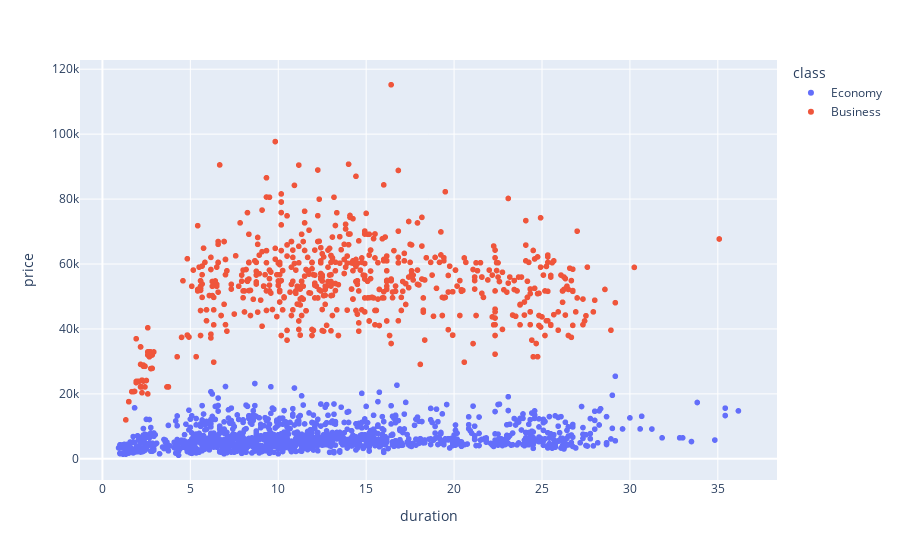

The notebook cell saved with this chart:
### Code cell
if SIMPLIFIED_PLOTS:
    fig = px.scatter(df_raw_sample, x="duration", y="price", color="class")
else:
    fig = px.scatter(df_raw, x="duration", y="price", color="class", marginal_y="violin", marginal_x="box", trendline="ols", template="simple_white")
fig.show()

### Figure 1 — Plotly figure (JSON) as saved in the notebook; plotly's stock layout.template omitted (floating-point values rounded to 4 significant figures; data arrays with more than 128 entries replaced by an {"elided": "..."} marker saying what was removed)
{"data": [{"hovertemplate": "class=Economy<br>duration=%{x}<br>price=%{y}<extra></extra>", "legendgroup": "Economy", "marker": {"color": "#636efa", "symbol": "circle"}, "mode": "markers", "name": "Economy", "showlegend": true, "type": "scattergl", "x": {"elided": "1326 float values"}, "xaxis": "x", "y": {"elided": "1326 int values"}, "yaxis": "y"}, {"hovertemplate": "class=Business<br>duration=%{x}<br>price=%{y}<extra></extra>", "legendgroup": "Business", "marker": {"color": "#EF553B", "symbol": "circle"}, "mode": "markers", "name": "Business", "showlegend": true, "type": "scattergl", "x": {"elided": "674 float values"}, "xaxis": "x", "y": {"elided": "674 int values"}, "yaxis": "y"}], "layout": {"legend": {"title": {"text": "class"}, "tracegroupgap": 0}, "margin": {"t": 60}, "xaxis": {"anchor": "y", "domain": [0, 1], "title": {"text": "duration"}}, "yaxis": {"anchor": "x", "domain": [0, 1], "title": {"text": "price"}}}}
